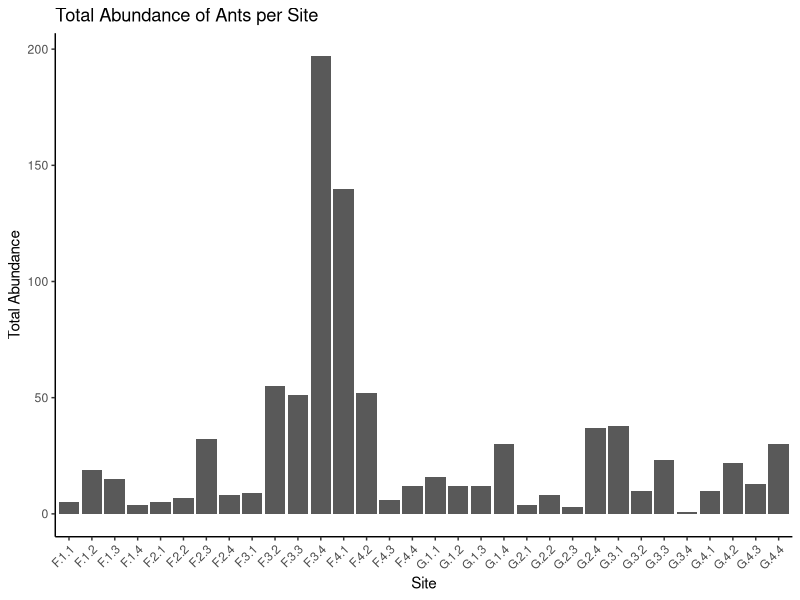
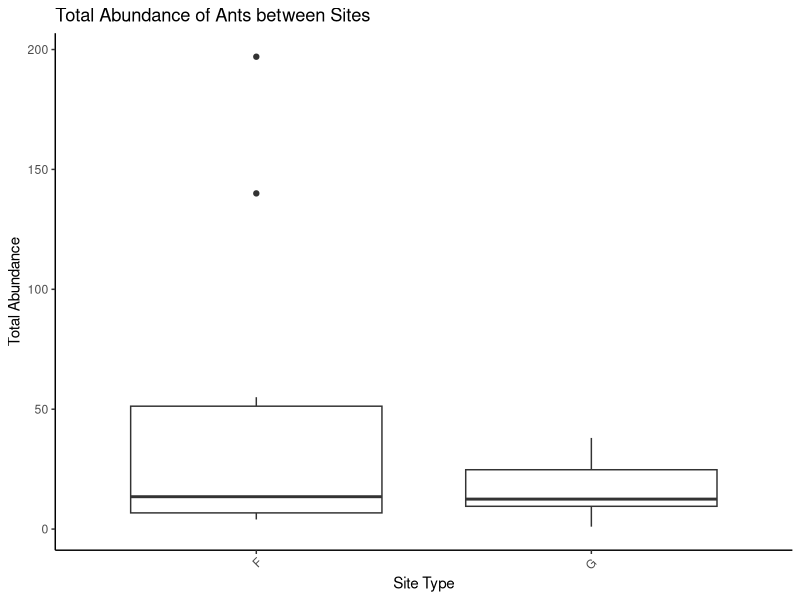
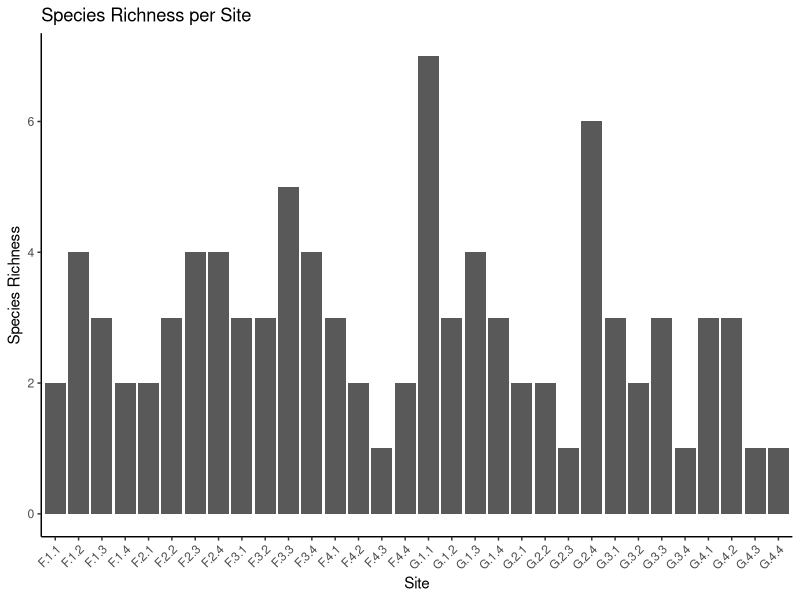
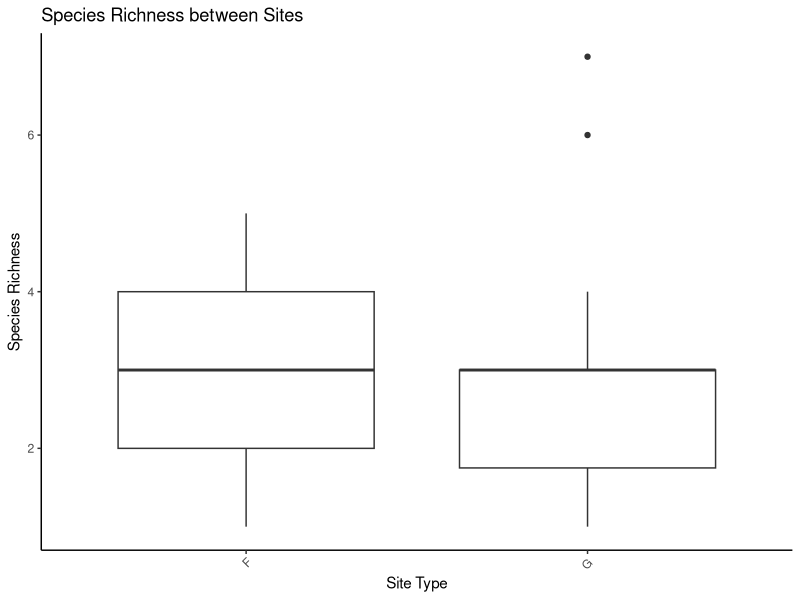

Recreate these plots in R, in order.
## ---- chunk 1
install.packages("tidyverse")
install.packages("readxl")

library(tidyverse)
library(readxl)
## ---- chunk 2
quad.dat <- read.csv("quadrat_data_clean.csv")
view(quad.dat)

pitfall.dat <- read.csv("pitfall_data_clean.csv")
view(pitfall.dat)

## ---- chunk 3
str(quad.dat)
str(pitfall.dat)
## ---- chunk 4
colnames(quad.dat) <- c("site", "live.veg.pcover", "leaf.litter.pcover", "bare.ground.pcover", "rocks.stones.pcover")

## ---- chunk 5
## check for missing values ----
sum(is.na(quad.dat))
sum(is.na(pitfall.dat))

## check for duplicates ----
sum(duplicated(quad.dat))
sum(duplicated(pitfall.dat))
## ---- chunk 6
pitfall_total_abundance <- pitfall.dat %>%
  group_by(pitfall) %>%
  mutate(total_abundance = rowSums(across(everything())))

## ---- chunk 7
pitfall_species_richness <- pitfall.dat %>%
  group_by(pitfall) %>%
  mutate(species_richness = rowSums(across(everything()) > 0))
## ---- chunk 8
pitfall.dat <- pitfall.dat %>%
  left_join(pitfall_total_abundance) %>%
  left_join(pitfall_species_richness)
## ---- chunk 9
pitfall.dat <- pitfall.dat %>%
  mutate(site_type = case_when (
    str_detect(pitfall, "G") ~ "G",
    str_detect(pitfall, "F") ~ "F"
  ))
## ---- chunk 10
str(pitfall.dat) # the site_type comes up as a character variable. We want factors, since "site/habitat" has 2 levels. 

pitfall.dat$site_type <- as.factor(pitfall.dat$site_type)

str(pitfall.dat) 
## ---- chunk 11
ggplot(pitfall.dat, aes(x = pitfall, y = total_abundance)) +
  geom_bar(stat = "identity") +
  labs(title = "Total Abundance of Ants per Site",
       x = "Site",
       y = "Total Abundance") +
  theme_classic() +
  theme(axis.text.x = element_text(angle = 45, hjust = 1))
## ---- chunk 12
ggplot(pitfall.dat, aes(x = site_type, y = total_abundance)) +
  geom_boxplot() +
  labs(title = "Total Abundance of Ants between Sites",
       x = "Site Type",
       y = "Total Abundance") +
  theme_classic() +
  theme(axis.text.x = element_text(angle = 45, hjust = 1))
## ---- chunk 13
ggplot(pitfall.dat, aes(x = pitfall, y = species_richness)) +
  geom_bar(stat = "identity") +
  labs(title = "Species Richness per Site",
       x = "Site",
       y = "Species Richness") +
  theme_classic() +
  theme(axis.text.x = element_text(angle = 45, hjust = 1))
## ---- chunk 14
ggplot(pitfall.dat, aes(x = site_type, y = species_richness)) +
  geom_boxplot() +
  labs(title = "Species Richness between Sites",
       x = "Site Type",
       y = "Species Richness") +
  theme_classic() +
  theme(axis.text.x = element_text(angle = 45, hjust = 1))
## ---- chunk 15
t.test(total_abundance ~ site_type, data = pitfall.dat)

## ---- chunk 16
chisq.test(pitfall.dat$species_richness, pitfall.dat$site_type)
## ---- chunk 17
# separate the 4 columns of quadrat data from quad.dat into a new data frame:
quad_vars <- quad.dat %>%
  select(live.veg.pcover, leaf.litter.pcover, bare.ground.pcover, rocks.stones.pcover)

# combine quad_vars with the pitfall.dat
pitfall.quad.dat <- cbind(pitfall.dat, quad_vars)
## ---- chunk 18

cor.test(pitfall.quad.dat$live.veg.pcover, pitfall.quad.dat$species_richness)

cor.test(pitfall.quad.dat$leaf.litter.pcover, pitfall.quad.dat$species_richness)
 
cor.test(pitfall.quad.dat$bare.ground.pcover, pitfall.quad.dat$species_richness)

cor.test(pitfall.quad.dat$rocks.stones.pcover, pitfall.quad.dat$species_richness)

## ---- chunk 19
cor.test(pitfall.quad.dat$live.veg.pcover, pitfall.quad.dat$total_abundance)
 
cor.test(pitfall.quad.dat$leaf.litter.pcover, pitfall.quad.dat$total_abundance)
 
cor.test(pitfall.quad.dat$bare.ground.pcover, pitfall.quad.dat$total_abundance)
 
cor.test(pitfall.quad.dat$rocks.stones.pcover, pitfall.quad.dat$total_abundance)
